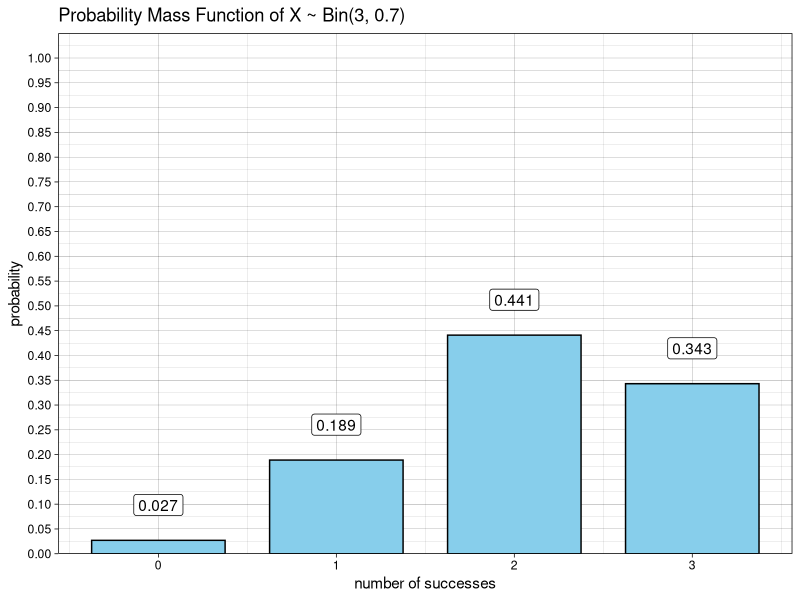
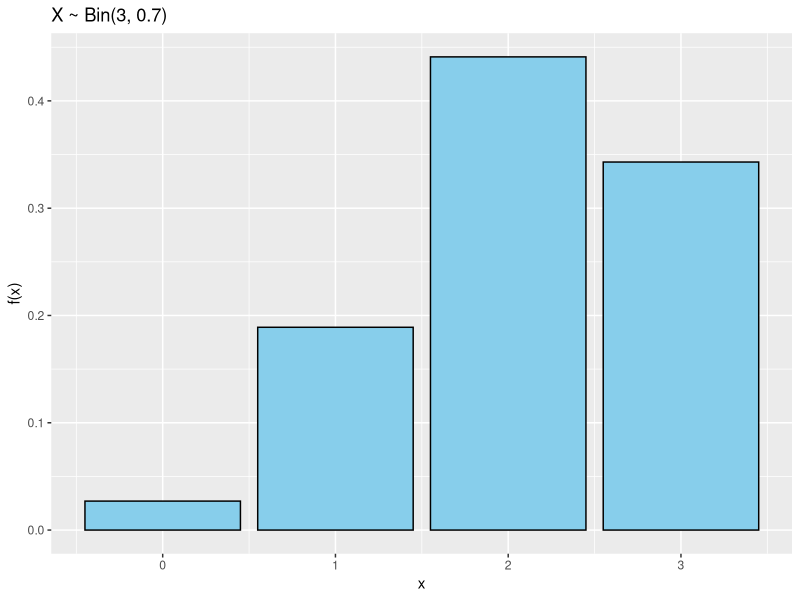
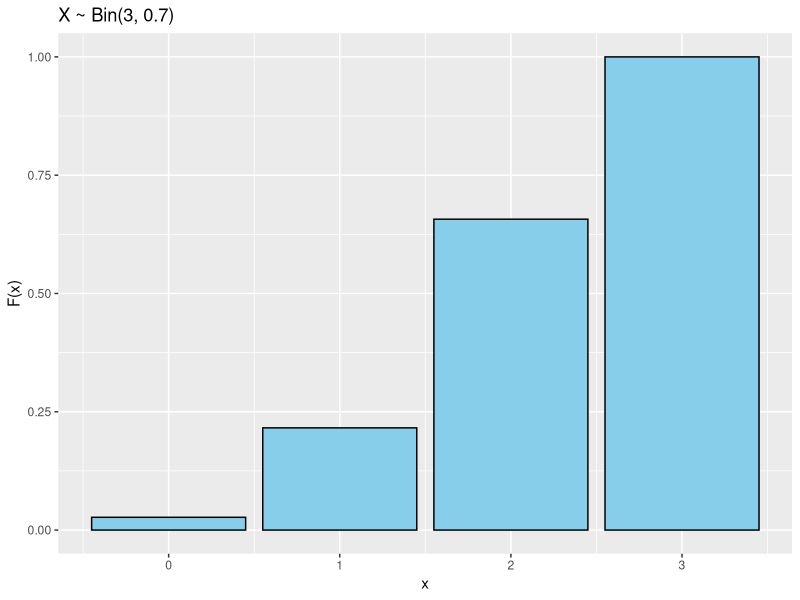
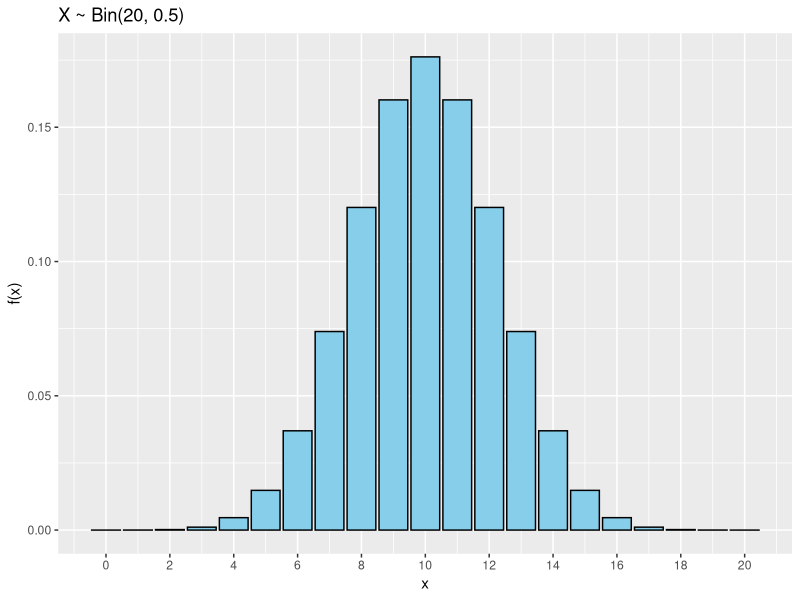
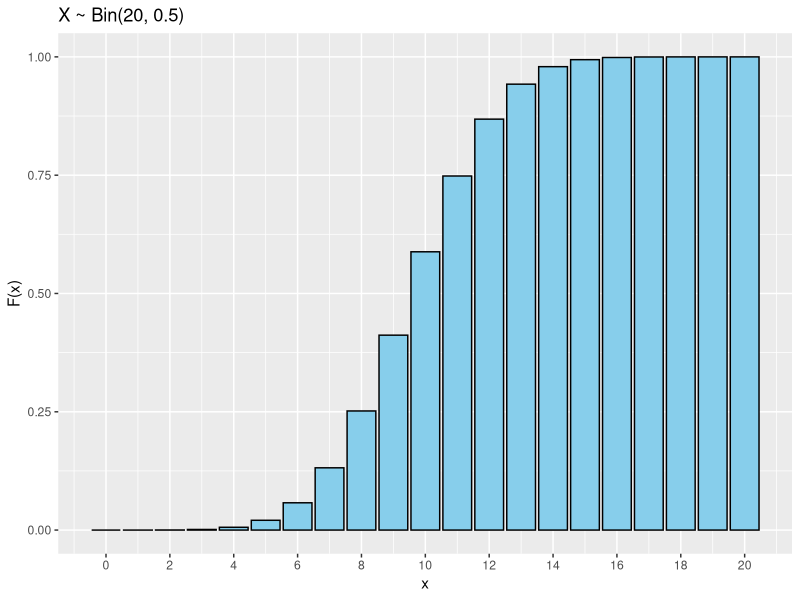

Generate these figures, in order, with R:
## ---- chunk 1
knitr::opts_chunk$set(comment="", message=FALSE, warning=FALSE)
library(tidyverse)
library(kableExtra)
library(knitr)
## ---- chunk 2
dbinom(1, 3, 0.7)   # P(X = 1 head)
dbinom(3, 3, 0.7)   # P(X = 3 heads)
## ---- chunk 3
dbinom(0:3, 3, 0.5)
## ---- chunk 4
pbinom(0:3, 3, 0.7)   # biased coin, x = {0, 1, 2, 3} heads
## ---- chunk 5
pbinom(0:3, 3, 0.5)   # fair coin, x = {0, 1, 2, 3} heads
## ---- chunk 6
pbinom(2, 3, 0.7)    # probability of 0, 1, or 2 heads
1 - pbinom(2, 3, 0.7)   # probability of > 2 = 3 heads
pbinom(2, 3, 0.7, lower.tail = FALSE)   # better code
## ---- chunk 7
pbinom(0:3, 3, 0.5) # P(X <= x) for all possible x
## ---- chunk 8
pbinom(0:3, 3, 0.5, lower.tail = FALSE) # P(X > x) for all possible x
## ---- chunk 9
pbinom(0:3, 3, 0.5) + pbinom(0:3, 3, 0.5, lower.tail = FALSE)
## ---- chunk 10
distTable <- tibble(x = 0:3, 
                    pdf = dbinom(0:3, 3, 0.7), 
                    CDF = pbinom(0:3, 3, 0.7)) 
ggplot(distTable, aes(x = x, y = pdf, label = pdf)) +
  geom_col(fill = "skyblue", color = "black", width = 0.75) +
  scale_y_continuous(limits = c(0, 1.05),
                     breaks = seq(0, 1, 0.05),
                     expand = c(0,0)) +
  geom_label(vjust = 0, nudge_y = 0.05) +
  labs(title = "Probability Mass Function of X ~ Bin(3, 0.7)",
       x = "number of successes",
       y = "probability") +
  theme_linedraw()
## ---- chunk 11
qbinom(0.25, 3, 0.7)   # 25th percentile of X ~ Bin(3, 0.7)
qbinom(0.75, 3, 0.7)   # 75th percentile of X ~ Bin(3, 0.7)
## ---- chunk 12
rbinom(20, 3, 0.7)   
## ---- chunk 13
binom_sample <- tibble(x = rbinom(10^5, 3, 0.7))   # 100,000 samples

binom_sample %>% 
  summarize(mean_x = mean(x),
            var_x  = var(x))
## ---- chunk 14
n <- 3     # enter n
p <- 0.7   # enter p
distTable <- tibble(x = 0:n, 
                    pmf = dbinom(0:n, n, p), 
                    CDF = pbinom(0:n, n, p)) 
distTable
## ---- chunk 15
breakby <- 1   # choose spacing for the x-axis tick marks

ggplot(distTable, aes(x = x, y = pmf)) +
  geom_col(fill = "skyblue", color = "black") +
  scale_x_continuous(breaks = seq(from = 0, to = n, by = breakby)) +
  labs(title = sprintf("X ~ Bin(%1.0f, %1.1f)", n, p),
       x = "x", 
       y = "f(x)")
## ---- chunk 16
breakby <- 1   # choose spacing for the x-axis tick marks

ggplot(distTable, aes(x = x, y = CDF)) +
  geom_col(fill = "skyblue", color = "black") +
  scale_x_continuous(breaks = seq(from = 0, to = n, by = breakby)) +
  labs(title = sprintf("X ~ Bin(%1.0f, %1.1f)", n, p),
       x = "x", 
       y = "F(x)")
## ---- chunk 17
n <- 20    # enter n
p <- 0.5   # enter p
distTable <- tibble(x = 0:n, 
                    pmf = dbinom(0:n, n, p), 
                    CDF = pbinom(0:n, n, p)) 
head(distTable, 4)
## ---- chunk 18
breakby <- 2   # choose spacing for the x-axis tick marks

ggplot(distTable, aes(x = x, y = pmf)) +
  geom_col(fill = "skyblue", color = "black") +
  scale_x_continuous(breaks = seq(from = 0, to = n, by = breakby)) +
  labs(title = sprintf("X ~ Bin(%1.0f, %1.1f)", n, p),
       x = "x", 
       y = "f(x)")
## ---- chunk 19
breakby <- 2   # choose spacing for the x-axis tick marks

ggplot(distTable, aes(x = x, y = CDF)) +
  geom_col(fill = "skyblue", color = "black") +
  scale_x_continuous(breaks = seq(from = 0, to = n, by = breakby)) +
  labs(title = sprintf("X ~ Bin(%1.0f, %1.1f)", n, p),
       x = "x", 
       y = "F(x)")
